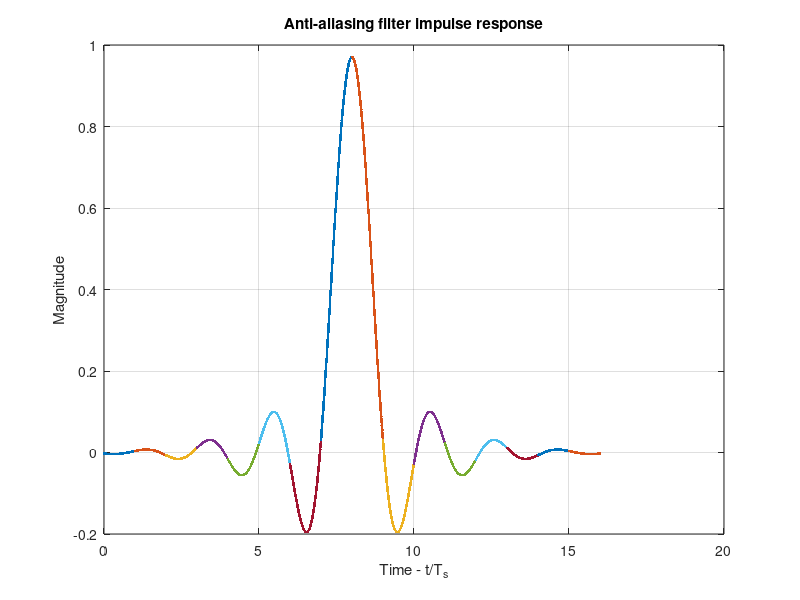
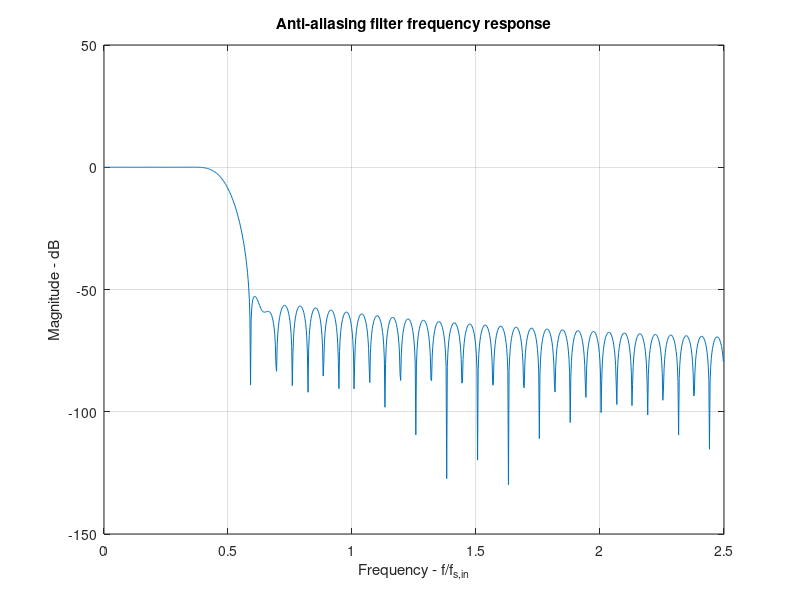

Source code (MATLAB) for these figures, in order:
  function H = upsample_design
%
%UPSAMPLE_DESIGN - designs upsample filter
%   UPSAMPLE_DESIGN - designs a filter for use in upsampling, where the
%   output sample rate is higher than the input sample rate.  The
%   anti-aliasing low pass filter is designed to have a cut-off frequency
%   equal to the boundary of the first and second Nyquist zones.  Notice
%   that the sample rate ratio is not a factor in the design of the filter.
%
%     Douglas W. Barker
%     ITT Corporation, Advanced Engineering & Sciences
%     141 National Business Parkway, Suite 200
%     Annapolis Junction, MD  20701
%     Voice:  301-497-9900 x170
%     Fax:    301-497-0207
%     email:  doug.barker@itt.com
%


% Design parameters
  R = 16;     % Filter span
  L = 512;    % Number of phases

% Design the anti-aliasing low pass filter filter
  Nt = R*L;                           % Total number of taps
  fc = 1/L;                           % Cut-off frequency (choose edge of first Nyquist zone)
  h = fir1(Nt-1, fc, hamming(Nt));    % Design low pass using window technique

% Sort into matrix form, R taps/L phases
  H = zeros(R,L);
  for r = 0 : R-1
    H(r+1,:) = h(r*L+1 : (r+1)*L);
  end;

% Calculate the frequency response
  w = [0 : 1023]*pi*(5/L)/1024;   % Evaluate response over the first 5 Nyquist zones
  Hf = freqz(h, 1, w);
  f = w*L/(2*pi);
  t = [0 : length(h)-1]'/L;
  T = reshape(t, size(H'));

% Plot the impulse response
  figure(1);
  plot(T, H'*L, '.');
  title('Anti-aliasing filter impulse response');
  ylabel('Magnitude');
  xlabel('Time - t/T_s');
  grid on;

% Plot the frequency response
  figure(2);
  plot(f, 20*log10(abs(Hf)));
  title('Anti-aliasing filter frequency response');
  xlabel('Frequency - f/f_s_,_i_n');
  ylabel('Magnitude - dB');
  grid on;
